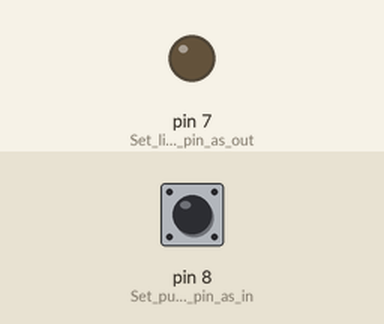
This sketch was run on a simulated Arduino Uno, built with avr-gcc and run on an emulated ATmega328P. Shown: output pins drawn as LEDs (lit = HIGH). Inputs (shaded band) come from the test bench; at power-on: pin 8 (Set_push_button_pin_as_in) HIGH.

Above: at 1.2 s.
1.3 s: pin 8 (Set_push_button_pin_as_in) pulled LOW for 0.15 s
At 1.37 s:
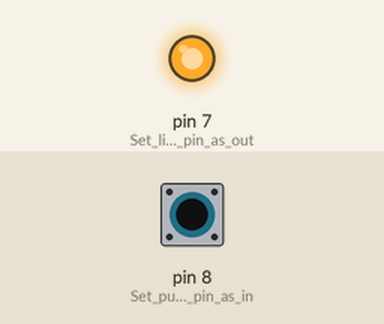
2.9 s: pin 8 (Set_push_button_pin_as_in) pulled LOW for 3.2 s
At 7.5 s:
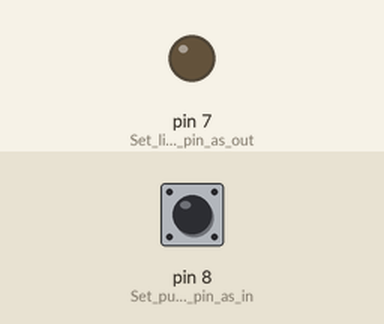
Timing chart, 0 to 9.0 s (numbered marks = the images above; inputs shaded):
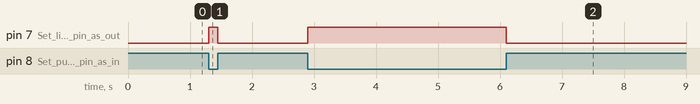

Measured:
- after the input at 1.3 s, pin 7 (Set_light_bulb_pin_as_out): LOW → HIGH at once, → LOW 0.15 s later
- after the input at 2.9 s, pin 7 (Set_light_bulb_pin_as_out): LOW → HIGH at once, → LOW 3.2 s later

The sketch:

Button-Bulb.ino
```cpp
 int pushButton = 8; // Pin for the push button
int lightBulb = 7;  // Pin for the light bulb (or LED)

void setup() {
  pinMode(8, INPUT_PULLUP); // Set push button pin as input with internal pull-up
  pinMode(7, OUTPUT); // Set light bulb pin as output
}

void loop() {
  // Read the state of the push button
  int buttonState = digitalRead(8);

  // If the button is pressed (active LOW)
  if (buttonState == LOW) {
    digitalWrite(7, HIGH); // Turn the light bulb on
  } else {
    digitalWrite(7, LOW); // Turn the light bulb off
  }
}
```
